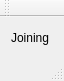
<?xml version="1.0" encoding="UTF-8"?>
<ui version="4.0">
 <class>MainWindow</class>
 <widget class="QMainWindow" name="MainWindow">
  <property name="geometry">
   <rect>
    <x>0</x>
    <y>0</y>
    <width>64</width>
    <height>81</height>
   </rect>
  </property>
  <property name="windowTitle">
   <string>MainWindow</string>
  </property>
  <widget class="QWidget" name="centralWidget">
   <layout class="QVBoxLayout" name="verticalLayout">
    <item>
     <widget class="QLabel" name="sniperStatusLabel">
      <property name="text">
       <string>Joining</string>
      </property>
     </widget>
    </item>
   </layout>
  </widget>
  <widget class="QMenuBar" name="menuBar">
   <property name="geometry">
    <rect>
     <x>0</x>
     <y>0</y>
     <width>64</width>
     <height>18</height>
    </rect>
   </property>
  </widget>
  <widget class="QToolBar" name="mainToolBar">
   <attribute name="toolBarArea">
    <enum>TopToolBarArea</enum>
   </attribute>
   <attribute name="toolBarBreak">
    <bool>false</bool>
   </attribute>
  </widget>
  <widget class="QStatusBar" name="statusBar"/>
 </widget>
 <layoutdefault spacing="6" margin="11"/>
 <resources/>
 <connections/>
</ui>
